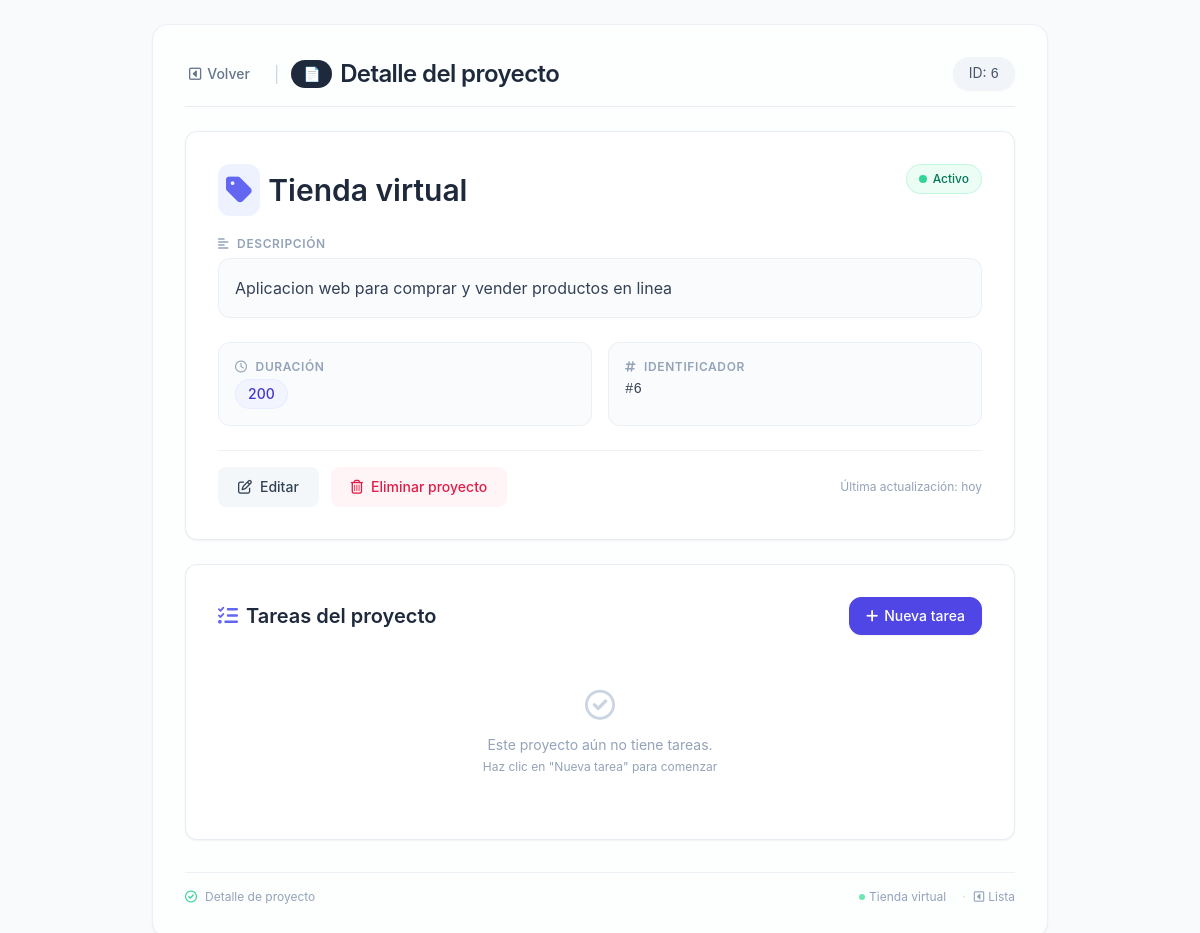
/proyectos/6/, run on the app's committed database.
### gestor_proyectos/models.py (models this page shows)
class Proyecto(models.Model):
  nombre = models.CharField(max_length=100) # Campo de texto (varchar)
  descripcion = models.TextField() # Campo de texto largo
  duracion = models.IntegerField() # Campo numérico entero

### gestor_proyectos/views.py (the view)
# urls.py: path('proyectos/<int:id>/', views.ver_proyecto, name='ver_proyecto'),
def ver_proyecto(request, id):
  proyecto = Proyecto.objects.get(id=id)
  return render(request,'detalle-proyecto.html', {'proyecto': proyecto})

### gestor_proyectos/templates/detalle-proyecto.html (shortened to what this page needs)
<!DOCTYPE html>
<html lang="es">
<head>
    <script src="https://cdn.tailwindcss.com"></script>
    <link rel="stylesheet" href="https://cdnjs.cloudflare.com/ajax/libs/font-awesome/6.0.0-beta3/css/all.min.css" />
</head>
<body class="antialiased text-slate-700 p-4 md:p-6">
    <main class="max-w-4xl mx-auto bg-white/70 backdrop-blur-sm rounded-2xl shadow-sm p-6 md:p-8 border border-slate-200/60">
        <div class="flex flex-wrap items-center justify-between gap-4 mb-6 border-b border-slate-200/80 pb-4">
            <div class="flex items-center gap-3">
                <a href="{% url 'proyectos' %}"
                   class="inline-flex items-center gap-1.5 text-sm font-medium text-slate-500 hover:text-slate-700 transition-colors enlace-accion px-3 py-1.5 rounded-lg -ml-2">
                    <i class="fa-regular fa-square-caret-left"></i>
                    Volver
                </a>
                <span class="text-slate-300">|</span>
                <h1 class="text-2xl font-semibold tracking-tight text-slate-800 flex items-center gap-2">
                    <span class="bg-slate-800 text-white text-sm font-medium px-3 py-1 rounded-full">📄</span>
                    Detalle del proyecto
                </h1>
            </div>
            <div class="text-sm bg-slate-100 px-4 py-1.5 rounded-full text-slate-600 shadow-sm">
                ID: <span class="font-mono font-medium">{{ proyecto.id }}</span>
            </div>
        </div>
        <div class="detalle-card bg-white border border-slate-200/80 rounded-xl p-6 md:p-8 shadow-sm">
            <div class="flex flex-wrap items-start justify-between gap-4 mb-5">
                <h2 class="text-2xl md:text-3xl font-semibold text-slate-800 break-words flex items-center gap-2">
                    <span class="bg-indigo-50 p-2 rounded-xl text-indigo-500">
                        <i class="fa-solid fa-tag"></i>
                    </span>
                    {{ proyecto.nombre }}
                </h2>
                <span class="inline-flex items-center gap-1.5 text-xs font-medium text-emerald-700 bg-emerald-50 px-3 py-1.5 rounded-full border border-emerald-200/60">
                    <span class="w-2 h-2 rounded-full bg-emerald-400"></span>
                    Activo
                </span>
            </div>
            <div class="mb-6">
                <h3 class="text-xs font-semibold text-slate-400 uppercase tracking-wider mb-1.5 flex items-center gap-2">
                    <i class="fa-solid fa-align-left text-slate-400"></i>
                    Descripción
                </h3>
                <div class="bg-slate-50/70 rounded-xl p-4 border border-slate-200/60">
                    <p class="text-slate-700 leading-relaxed">
                        {{ proyecto.descripcion|default:"<span class='text-slate-400 italic'>Sin descripción proporcionada</span>" }}
                    </p>
                </div>
            </div>
            <div class="grid grid-cols-1 sm:grid-cols-2 gap-4 mb-6">
                <div class="bg-slate-50/70 rounded-xl p-4 border border-slate-200/60">
                    <h3 class="text-xs font-semibold text-slate-400 uppercase tracking-wider mb-1 flex items-center gap-2">
                        <i class="fa-regular fa-clock"></i>
                        Duración
                    </h3>
                    <p class="text-slate-700 font-medium flex items-center gap-2">
                        <span class="bg-indigo-50/70 px-3 py-1 rounded-full text-indigo-700 border border-indigo-100/60 text-sm">
                            {{ proyecto.duracion|default:"No especificada" }}
                        </span>
                    </p>
                </div>
                <div class="bg-slate-50/70 rounded-xl p-4 border border-slate-200/60">
                    <h3 class="text-xs font-semibold text-slate-400 uppercase tracking-wider mb-1 flex items-center gap-2">
                        <i class="fa-regular fa-hashtag"></i>
                        Identificador
                    </h3>
                    <p class="text-slate-700 font-mono text-sm">#{{ proyecto.id }}</p>
                </div>
            </div>
            <div class="flex flex-wrap items-center gap-3 pt-4 border-t border-slate-200/60 mt-2">
                <a href="{% url 'editar_proyecto' proyecto.id %}"
                   class="enlace-accion inline-flex items-center gap-2 px-5 py-2.5 text-sm font-medium text-slate-700 bg-slate-100/80 hover:bg-slate-200/80 rounded-lg transition-colors">
                    <i class="fa-regular fa-pen-to-square"></i>
                    Editar
                </a>
                <a href="{% url 'eliminar_proyecto' proyecto.id %}"
                   class="enlace-accion inline-flex items-center gap-2 px-5 py-2.5 text-sm font-medium text-rose-600 bg-rose-50/70 hover:bg-rose-100/80 rounded-lg transition-colors">
                    <i class="fa-regular fa-trash-can"></i>
                    Eliminar proyecto
                </a>
                <span class="text-xs text-slate-400 ml-auto">Última actualización: hoy</span>
            </div>
        </div>
        <div class="mt-6 bg-white border border-slate-200/80 rounded-xl p-6 md:p-8 shadow-sm">
            <div class="flex items-center justify-between gap-4 mb-5">
                <h2 class="text-xl font-semibold text-slate-800 flex items-center gap-2">
                    <i class="fa-solid fa-list-check text-indigo-500"></i>
                    Tareas del proyecto
                </h2>
                <a href="{% url 'crear_tarea' proyecto.id %}"
                   class="inline-flex items-center gap-1.5 px-4 py-2 bg-indigo-600 text-white text-sm font-medium rounded-xl border border-indigo-600 hover:bg-indigo-700 transition-colors shadow-sm">
                    <i class="fa-solid fa-plus"></i>
                    <span class="hidden sm:inline">Nueva tarea</span>
                </a>
            </div>
            <ul class="space-y-3">
                {% for tarea in proyecto.tareas.all %}
                    <li class="flex flex-col sm:flex-row items-start sm:items-center gap-2 p-4 bg-slate-50/70 rounded-xl border border-slate-200/60 hover:border-indigo-200 transition-colors">
                        <div class="flex items-center gap-3 flex-1 min-w-0 w-full sm:w-auto">
                            <span class="w-2.5 h-2.5 rounded-full flex-shrink-0
                                {% if tarea.estado == 'COMPLETADA' %}bg-emerald-400
                                {% elif tarea.estado == 'EN_PROGRESO' %}bg-amber-400
                                {% else %}bg-slate-400{% endif %}">
                            </span>
                            <span class="font-medium text-slate-700 truncate">{{ tarea.titulo }}</span>
                        </div>
                        <div class="flex flex-wrap items-center gap-2 w-full sm:w-auto ml-0 sm:ml-auto">
                            <span class="text-xs font-medium px-2.5 py-1 rounded-full
                                {% if tarea.prioridad == 'ALTA' %}bg-rose-100 text-rose-700 border border-rose-200
                                {% elif tarea.prioridad == 'MEDIA' %}bg-amber-100 text-amber-700 border border-amber-200
                                {% else %}bg-emerald-100 text-emerald-700 border border-emerald-200{% endif %}">
                                <i class="fa-regular fa-flag mr-1"></i>
                                {{ tarea.get_prioridad_display }}
                            </span>
                            <form action="{% url 'avanzar_estado_tarea' tarea.id %}" method="post" class="inline">
                                {% csrf_token %}
                                <button type="submit"
                                        class="btn-tarea inline-flex items-center gap-1.5 px-3 py-1.5 text-xs font-medium rounded-lg transition-colors
                                        {% if tarea.estado == 'COMPLETADA' %}
                                            bg-emerald-100 text-emerald-700 hover:bg-emerald-200 border border-emerald-200
                                        {% elif tarea.estado == 'EN_PROGRESO' %}
                                            bg-amber-100 text-amber-700 hover:bg-amber-200 border border-amber-200
                                        {% else %}
                                            bg-slate-100 text-slate-600 hover:bg-slate-200 border border-slate-200
                                        {% endif %}">
                                    {% if tarea.estado == 'COMPLETADA' %}
                                        <i class="fa-solid fa-circle-check"></i>
                                        {{ tarea.get_estado_display }}
                                    {% else %}
                                        <i class="fa-regular fa-circle-right"></i>
                                        {% if tarea.estado == 'PENDIENTE' %}Iniciar{% else %}Avanzar{% endif %}
                                    {% endif %}
                                </button>
                            </form>
                            {% if tarea.estado != "COMPLETADA" %}
                                <form action="{% url 'completar_tarea' tarea.id %}" method="post" class="inline">
                                    {% csrf_token %}
                                    <button type="submit"
                                            class="btn-tarea inline-flex items-center gap-1.5 px-3 py-1.5 text-xs font-medium rounded-lg transition-colors
                                            {% if tarea.estado == 'COMPLETADA' %}
                                                bg-emerald-100 text-emerald-700 hover:bg-emerald-200 border border-emerald-200
                                            {% else %}
                                                bg-indigo-50 text-indigo-600 hover:bg-indigo-100 border border-indigo-200
                                            {% endif %}">
                                        <i class="fa-regular fa-circle-check"></i>
                                        Completar
                                    </button>
                                </form>
                            {% endif %}
                            <form action="{% url 'eliminar_tarea' tarea.id %}" method="post" class="inline">
                                {% csrf_token %}
                                <button onclick="return confirm('¿Estás seguro de eliminar esta tarea?')"
                                        type="submit"
                                        class="btn-tarea inline-flex items-center gap-1.5 px-2.5 py-1.5 text-xs font-medium rounded-lg transition-colors
                                        bg-rose-50 text-rose-600 hover:bg-rose-100 border border-rose-200">
                                    <i class="fa-solid fa-trash-can"></i>
                                </button>
                            </form>
                        </div>
                    </li>
                {% empty %}
                    <li class="text-center text-slate-400 py-8">
                        <i class="fa-regular fa-circle-check text-3xl block mb-3 text-slate-300"></i>
                        <p class="text-sm">Este proyecto aún no tiene tareas.</p>
                        <p class="text-xs mt-1">Haz clic en "Nueva tarea" para comenzar</p>
                    </li>
                {% endfor %}
            </ul>
        </div>
        <div class="mt-8 pt-4 border-t border-slate-200/60 text-xs text-slate-400 flex flex-wrap justify-between items-center">
            <span class="flex items-center gap-2">
                <i class="fa-regular fa-circle-check text-emerald-400"></i>
                Detalle de proyecto
            </span>
            <span class="flex gap-3">
                <span class="inline-flex items-center gap-1">
                    <span class="w-1.5 h-1.5 rounded-full bg-emerald-300"></span>
                    {{ proyecto.nombre|truncatechars:20 }}
                </span>
                <span class="inline-flex items-center gap-1">
                    <span class="mx-1 text-slate-300">·</span>
                    <i class="fa-regular fa-square-caret-left"></i>
                    <a href="{% url 'proyectos' %}" class="hover:text-indigo-500 transition-colors">
                        Lista
                    </a>
                </span>
            </span>
        </div>
    </main>
</body>
</html>

### gestor_proyectos/templates/detalle-proyecto.html (style rules this page uses)
body { font-family: 'Inter', -apple-system, BlinkMacSystemFont, 'Segoe UI', Roboto, sans-serif; background-color: #f8fafc; }
.detalle-card { transition: box-shadow 0.15s ease, transform 0.1s ease; }
.enlace-accion { transition: color 0.15s, background-color 0.15s; }

### data on the page
Proyecto: id "6", nombre "Tienda virtual", descripcion "Aplicacion web para comprar y vender productos en linea", duracion "200"
